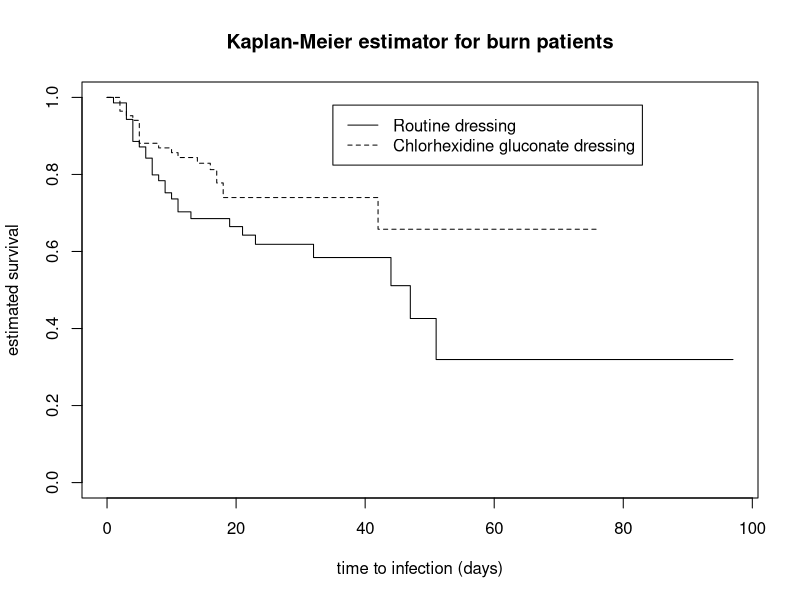

R code for this plot:
library(data.table)
library(readxl)
library(survival)

burn_data <- read_xlsx('Section1_6.xlsx')

surv_obj<-survfit(Surv(T3,D3)~Z1, data = burn_data)
plot(surv_obj,xlab="time to infection (days)",lty=c(1,2),ylab="estimated survival",main="Kaplan-Meier estimator for burn patients")
legend(x=35,y=0.98,legend=c("Routine dressing","Chlorhexidine gluconate dressing"),lty=c(1,2))

cox_obj_bres <- coxph(Surv(T3,D3)~Z1, data = burn_data, method="breslow")
summary(cox_obj_bres)

cox_obj_efr <- coxph(Surv(T3,D3)~Z1, data = burn_data, method="efron")
summary(cox_obj_efr)

rat_data <- read_xlsx('rat_data.xlsx')

cox_obj_rat <- coxph(Surv(Death_Times, Censored)~Z1+Z2, data = rat_data, method="breslow")
summary(cox_obj_rat)

exp(-1.81196+(1.96*0.55971))

exp(-1.81196-(1.96*0.55971))

exp(-3.525737+1.81196)

0.3132770447+0.5749487185-(2*(0.2439763104))

exp((-3.525737+1.81196)+(1.96*sqrt(0.4002731)))

exp((-3.525737+1.81196)-(1.96*sqrt(0.4002731)))
